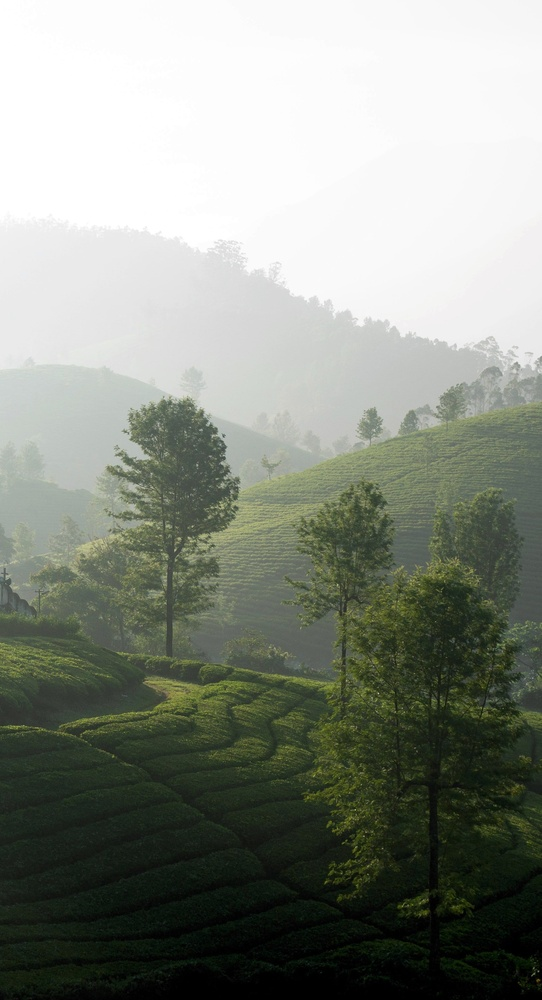
#> input picture gambar1.jpg, 542 x 1000 px, shrunk from 2047 x 3777 before the run
$ python IdealLowpassFilter.py
#> lines starting #> are read from the running program, lines starting #| are printed output that depends on the picture
import cv2
import numpy as np
import matplotlib.pyplot as plt

# Load image
img = cv2.imread('gambar1.jpg', cv2.IMREAD_GRAYSCALE)
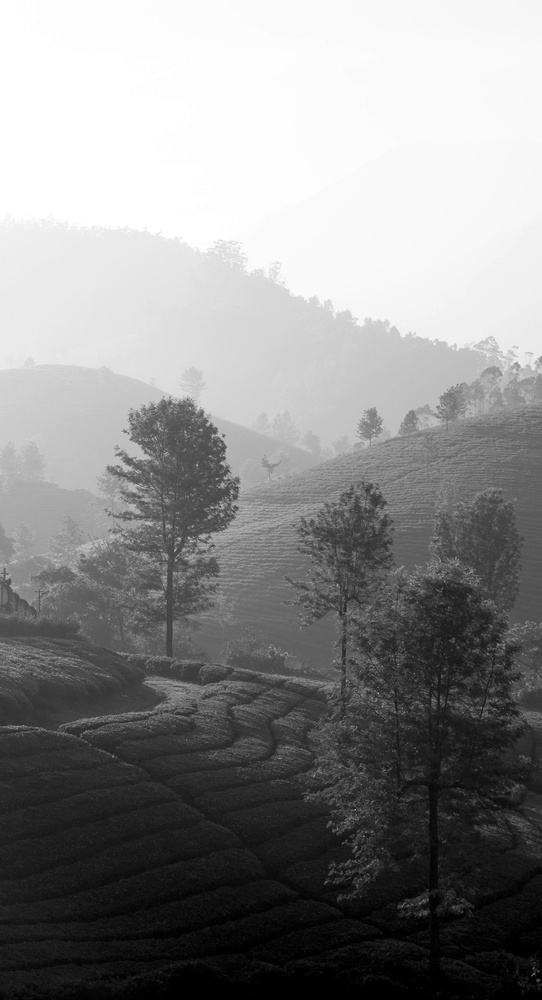
#> img: shape (1000, 542); min 0, max 255, mean 139.1

# Generate frequency response of ideal lowpass filter
fc = 0.1 # Cutoff frequency
N = img.shape[0]
#> N = 1000
M = img.shape[1]
#> M = 542
freqs_u = np.fft.fftfreq(N).reshape(-1, 1)
freqs_v = np.fft.fftfreq(M).reshape(1, -1)
dist = np.sqrt(freqs_u ** 2 + freqs_v ** 2)
H = np.zeros((N, M), dtype=complex)
H[dist <= fc] = 1

# Plot frequency response
fig, ax = plt.subplots()
ax.imshow(np.fft.fftshift(np.abs(H)))
ax.set_xlabel('Frequency v')
ax.set_ylabel('Frequency u')
plt.show()
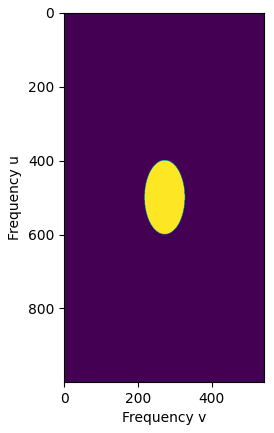
#> figure drawn by matplotlib, 1 panel

# Compute frequency spectrum of image
F = np.fft.fft2(img)
F_shifted = np.fft.fftshift(F)
magnitude_spectrum = 20 * np.log(np.abs(F_shifted))
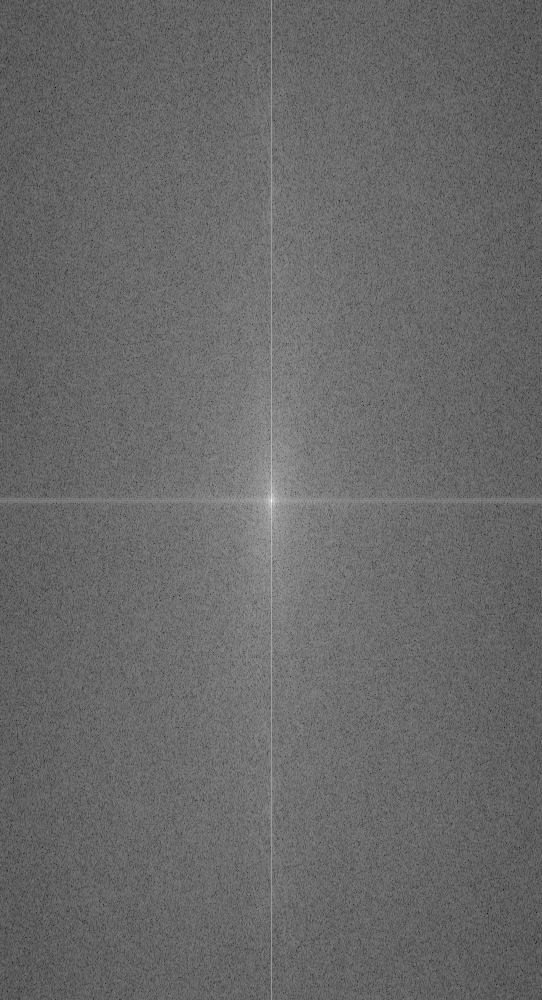
#> magnitude_spectrum: shape (1000, 542) float64; min 16.98, max 362.8, mean 159.9; drawn with min black and max white

# Apply frequency response of filter
F_filtered_shifted = H * F_shifted
F_filtered = np.fft.ifftshift(F_filtered_shifted)
img_filtered = np.real(np.fft.ifft2(F_filtered))
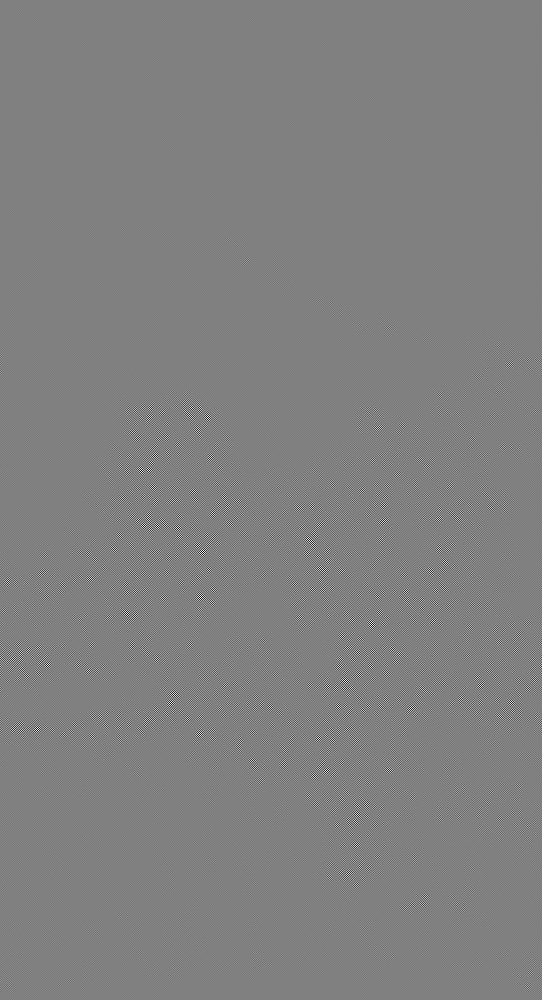
#> img_filtered: shape (1000, 542) float64; min -3.11, max 3.07, mean -2.46e-20; drawn with min black and max white

# Plot results
fig, axs = plt.subplots(2, 2, figsize=(8, 8))
axs[0, 0].imshow(img, cmap='gray')
axs[0, 0].set_title('Original image')
axs[0, 1].imshow(magnitude_spectrum, cmap='gray')
axs[0, 1].set_title('Magnitude spectrum')
axs[1, 0].imshow(np.abs(img_filtered), cmap='gray')
axs[1, 0].set_title('Filtered image')
axs[1, 1].imshow(np.fft.fftshift(np.abs(F_filtered_shifted)), cmap='gray')
axs[1, 1].set_title('Filtered spectrum')
plt.show()
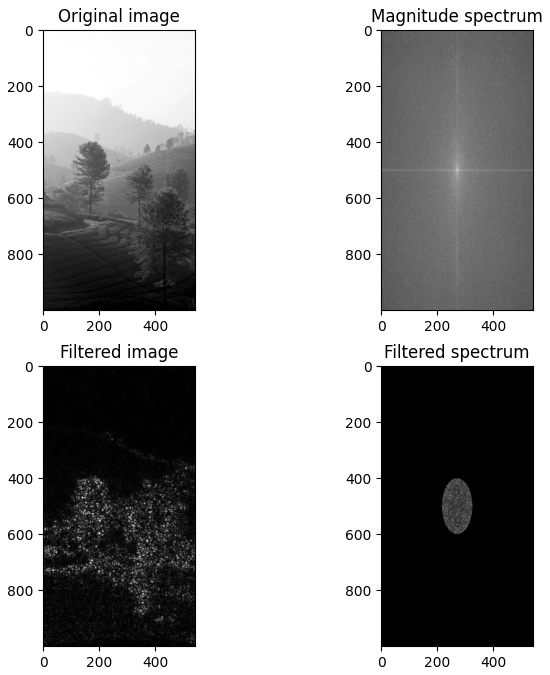
#> figure drawn by matplotlib, 4 panels

$ run again, with gambar2.jpg copied over gambar1.jpg
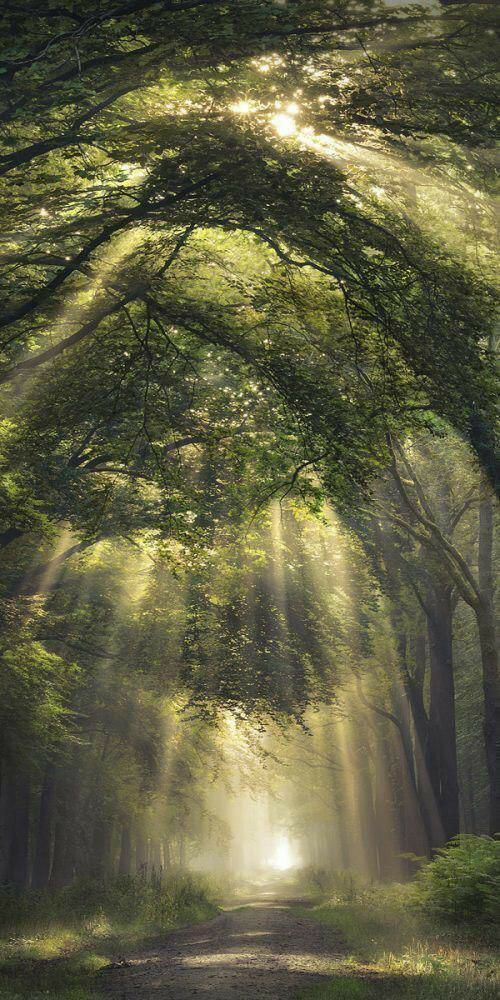
#> input picture gambar2.jpg, 500 x 1000 px
#> `magnitude_spectrum = 20 * np.log(np.abs(F_shifted))`:
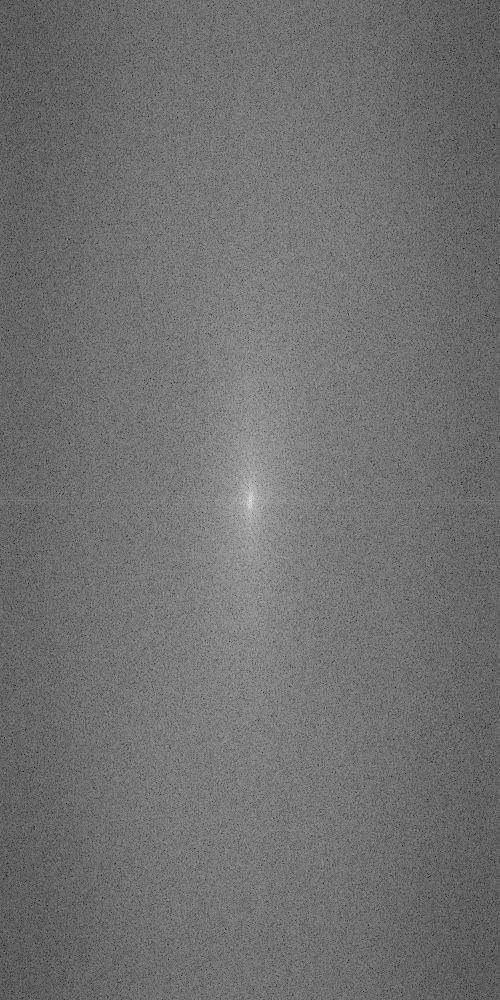
#> magnitude_spectrum: shape (1000, 500) float64; min 38.53, max 352.8, mean 178; drawn with min black and max white
#> `plt.show()`:
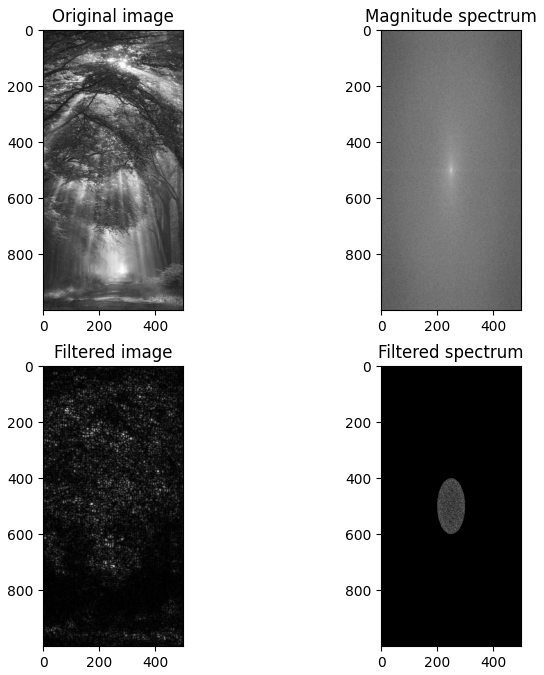
#> figure drawn by matplotlib, 4 panels
